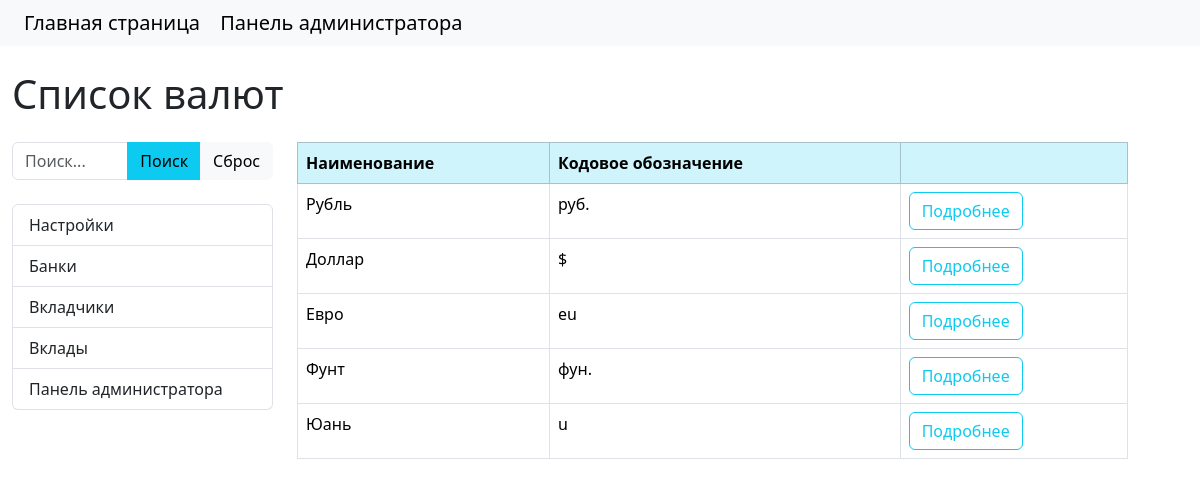
Screenshot of /currency/ with the database file from the repository.
### core/models.py (models this page shows, shortened)
class Currency(models.Model):
    code = models.CharField('Кодовой обозначение', max_length=5, unique=True)
    name = models.CharField('Наименование', max_length=50, unique=True)
    class Meta:
        verbose_name = 'Валюта'
        verbose_name_plural = 'Валюты'

### core/views.py (the view)
# urls.py: path('currency/', views.CurrencyList.as_view(), name='currency'),
class CurrencyList(ListView):
    model = models.Currency
    template_name = 'core/currency.html'
    context_object_name = 'currency'
    def get_filters(self):
        queryset = super().get_queryset()
        return filters.CurrencyFilter(self.request.GET, queryset=queryset)
    def get_queryset(self):
        return self.get_filters().qs
    def get_context_data(self, **kwargs):
        context = super().get_context_data(**kwargs)
        context['filters'] = self.get_filters()
        context['title'] = 'Список валют'
        return context

### core/templates/core/currency.html
{% extends 'base.html' %}
{% block page_title %}
<h1 class="mb-4">
    {{ title }}
</h1>
{% endblock %}
{% block sidebar %}
<div class="col-md-3">
    <form method="get">
        <div class="input-group">
            <input name="term" type="text" class="form-control" placeholder="Поиск..." aria-label="Поиск..."
               aria-describedby="button-addon2" value="{{ filters.data.term }}">
            <button type="submit" class="btn btn-info">Поиск</button>
            <a href="{% url 'currency' %}" class="btn btn-light">Сброс</a>
        </div>
    </form>
    <ul class="list-group mt-4">
        <a class="list-group-item" href="{% url 'currency_settings' %}">Настройки</a>
        <a class="list-group-item" href="{% url 'home' %}">Банки</a>
        <a class="list-group-item" href="{% url 'depositors' %}">Вкладчики</a>
        <a class="list-group-item" href="{% url 'deposits' %}">Вклады</a>
        <a class="list-group-item" href="{% url 'admin' %}">Панель администратора</a>
    </ul>
</div>
{% endblock %}
{% block content %}
<div class="col-md-9">
    <table class="table table-bordered">
        <thead class="table-info">
        <tr>
            <th scope="col">Наименование</th>
            <th scope="col">Кодовое обозначение</th>
            <th scope="col"></th>
        </tr>
        </thead>
        <tbody>
        {% for item in currency %}
        <tr>
            <td>{{ item.name }}</td>
            <td>{{ item.code }}</td>
            <td>
                <a href="{% url 'currency_detail' pk=item.pk %}" class="btn btn-outline-info">Подробнее</a>
            </td>
        </tr>
        {% endfor %}
        </tbody>
    </table>
</div>
{% endblock %}

### rows the page displays
Currency: name "Рубль", code "руб."
Currency: name "Доллар", code "$"
Currency: name "Евро", code "eu"
Currency: name "Фунт", code "фун."
Currency: name "Юань", code "u"

### other values shown
{{ title }} "Список валют"
